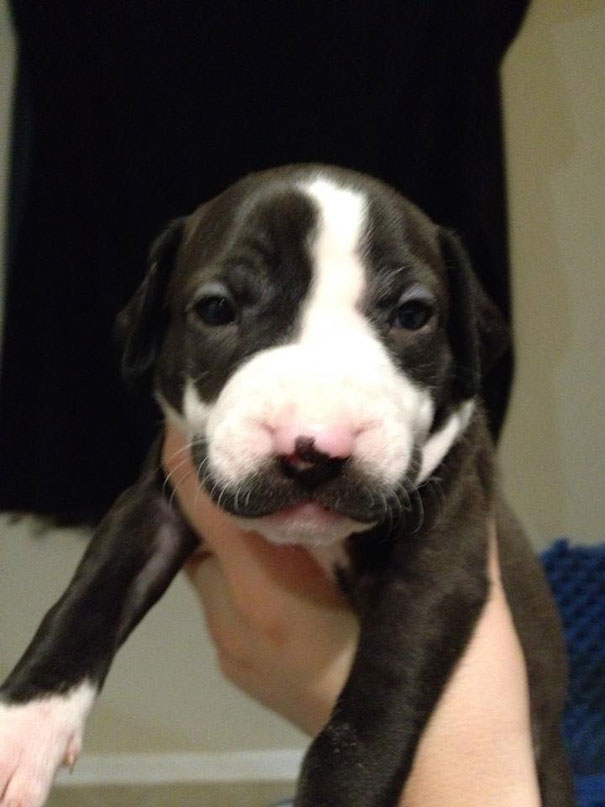
#> input picture testes/data/images/dog2.jpg, 605 x 807 px, found by its file name
$ python masks.py
#> lines starting #> are read from the running program, lines starting #| are printed output that depends on the picture; after the words box and inside, x2 and y2 are one past the last pixel; in counts of white or black regions, pixels touching at a corner belong together
import cv2 as cv
import numpy as np


img = cv.imread('data\images\dog2.jpg')
#> img is the input picture: shape (807, 605, 3); mean B, G, R 64, 72.8, 80
blank = np.zeros(img.shape[:2], dtype='uint8')

mask = cv.circle(blank, (img.shape[0]//3, img.shape[1]//2), 100, 255, -1)
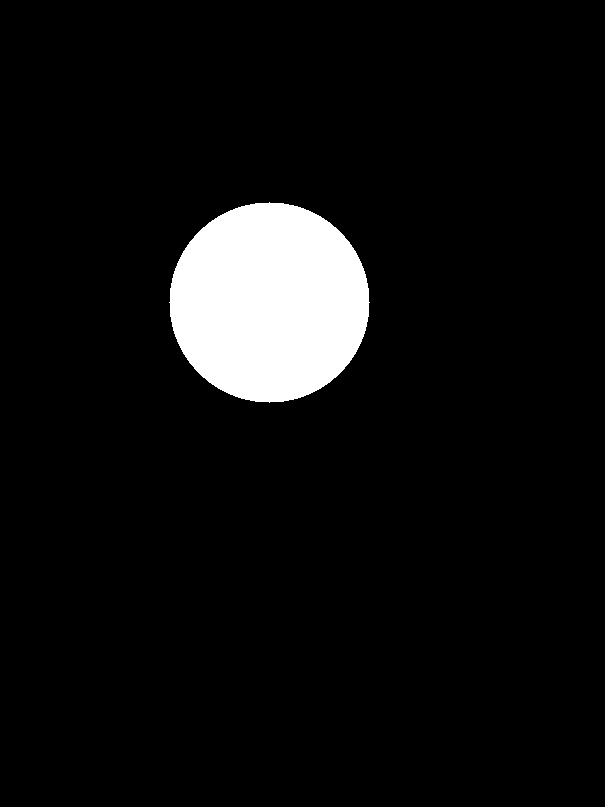
#> blank: shape (807, 605); 6.4% white; 1 white region, box (x1, y1, x2, y2) and area: (169, 202, 370, 403) 31417
masked = cv.bitwise_and(img, img, mask=mask)
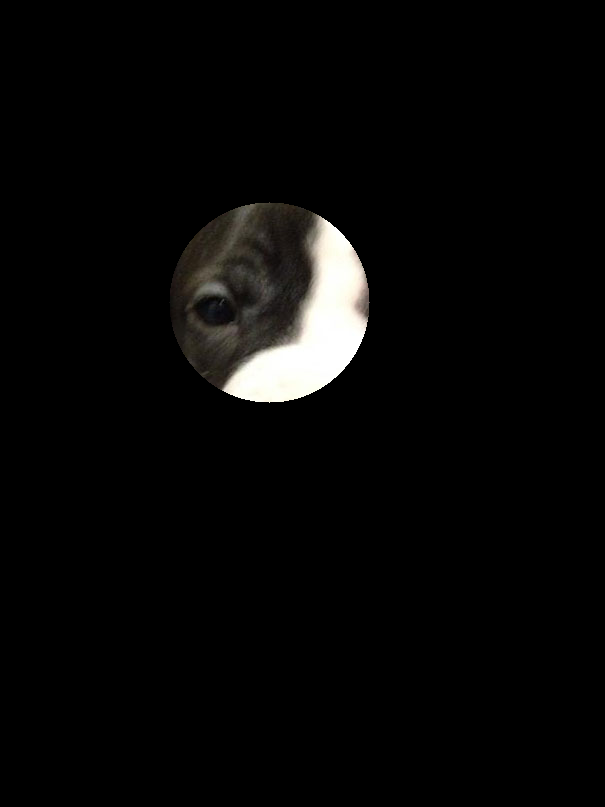
#> masked: shape (807, 605, 3); mean B, G, R 7.2, 7.6, 7.9

cv.imshow('masked', masked)

cv.waitKey(0)

$ run again, with testes/data/images/bg.jpg copied over testes/data/images/dog2.jpg
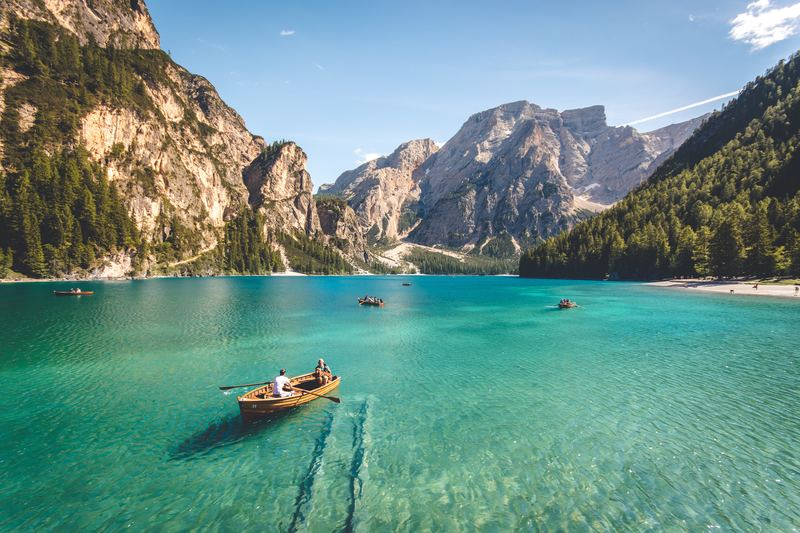
#> input picture testes/data/images/bg.jpg, 800 x 533 px, found by its file name
#> img is the input picture: shape (533, 800, 3); mean B, G, R 135.9, 143.5, 106.8
#> `mask = cv.circle(blank, (img.shape[0]//3, img.shape[1]//2), 100, 255, ..`:
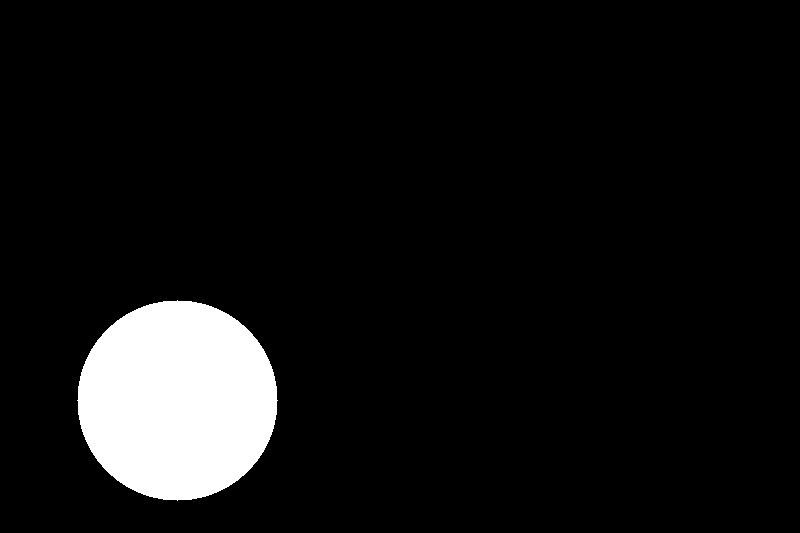
#> blank: shape (533, 800); 7.4% white; 1 white region, box (x1, y1, x2, y2) and area: (77, 300, 278, 501) 31417
#> `masked = cv.bitwise_and(img, img, mask=mask)`:
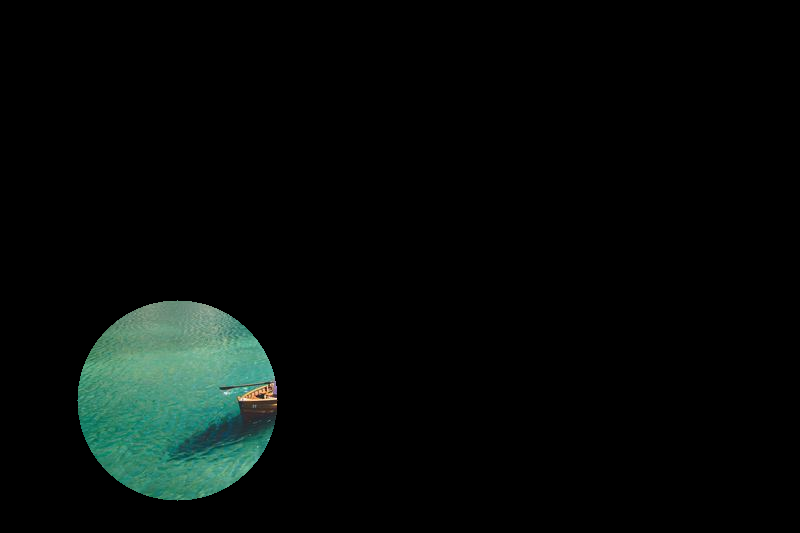
#> masked: shape (533, 800, 3); mean B, G, R 8.6, 10.3, 5.4
